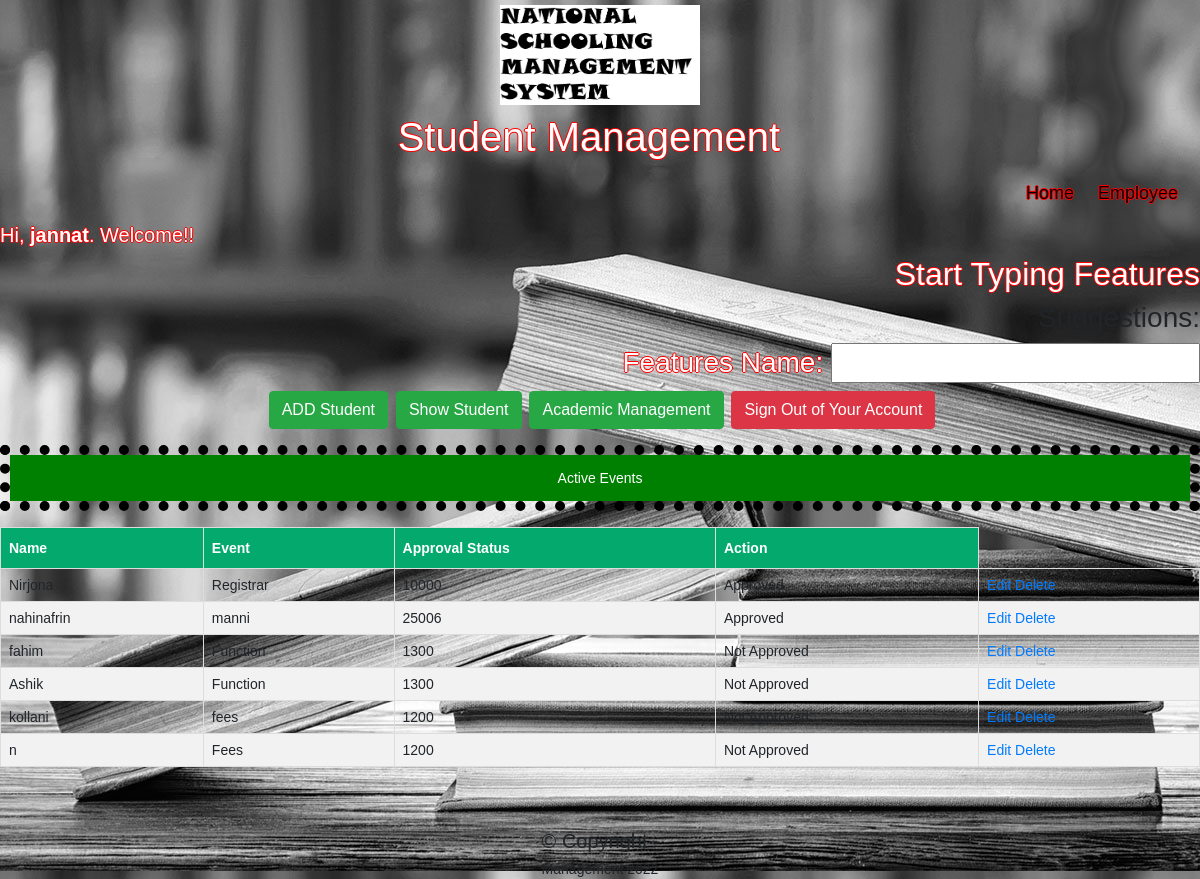
Page /mvc/view/profile.php (signed in) on the earlier database version.
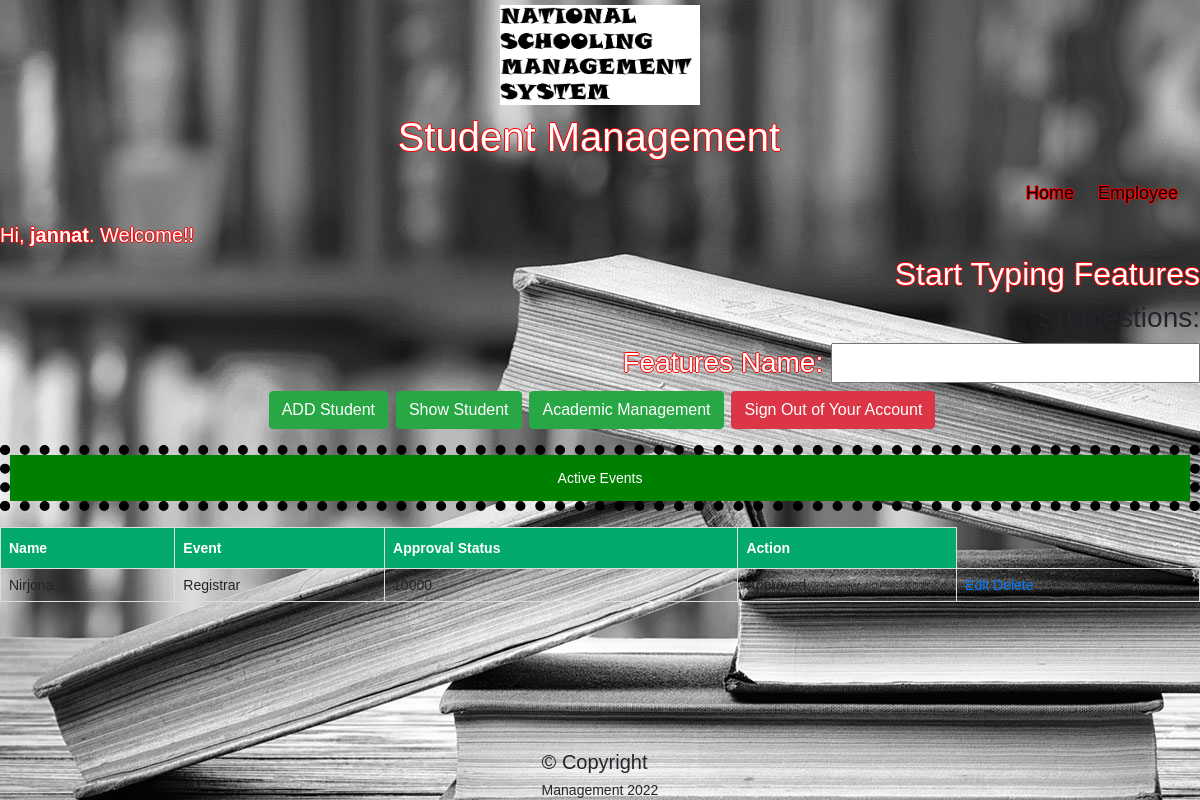
Same page on the later database version.
### tables this page shows
CREATE TABLE `events` (
  `id` int(11) NOT NULL,
  `client_name` varchar(50) NOT NULL,
  `event_name` varchar(255) NOT NULL,
  `price` varchar(255) NOT NULL,
  `approval_status` tinyint(1) NOT NULL
);

### mvc/model/model.php (called while the page is built, shortened)
<?php
function showAllEvent(){
 $conn = db_conn();
    $selectQuery = 'SELECT * FROM `events` ';
    try{
        $stmt = $conn->query($selectQuery);
    }catch(PDOException $e){
        echo $e->getMessage();
    }
    $rows = $stmt->fetchAll(PDO::FETCH_ASSOC);
    return $rows;
}

### mvc/controller/eventInfo.php (called while the page is built, shortened)
<?php
require_once ('../model/model.php');
function fetchAllEvent(){
	return showAllEvent();
}

### mvc/view/profile.php (the view, shortened to what this page needs)
<!DOCTYPE html>
<html>
<body>
<?php include ("header.php"); ?>
<h1 class = "textWhite" style="font-family: Arial, Helvetica, sans-serif;
  font-size: 20px ;">Hi, <b><?php echo htmlspecialchars($_SESSION["username"]); ?></b>. Welcome!!</h1>
<div style="text-align : center;">
<h2 align='right' class = "textWhite" >Start Typing Features</h2>
<h3 align='right'>Suggestions: <span id="txtHint"></span><h3/>
<h3 align='right'class = "textWhite" >Features Name: <input type="text" id="txt1" onkeyup="showHint(this.value)"></h3>
</div>
</body>
</html>
<?php
require_once '../controller/eventInfo.php';
$events = fetchAllEvent();
?>
<!DOCTYPE html>
<html lang="en">
<head>
    <link rel="stylesheet" href="https://stackpath.bootstrapcdn.com/bootstrap/4.5.2/css/bootstrap.min.css">
</head>
<body>
    <p align='center'>
        <a href="../View/Registrar/addstudents.php" class="btn btn-success ml-1">ADD Student</a>
        <a href="../View/Registrar/students.php" class="btn btn-success ml-1">Show Student</a>
        <a href="../view/Registrar/ardm.php" class="btn btn-success ml-1">Academic Management</a>
        <a href="../controller/logout.php" class="btn btn-danger ml-1">Sign Out of Your Account</a>
    <p style="color:white;text-align:center; border: 10px dotted black;
  padding: 15px;
  background: green;
  background-clip: padding-box;">
        Active Events
    </p>
    <table id="customers">
    <thead>
        <tr>
            <th>Name</th>
             <th>Event</th>
            <th>Approval Status</th>
            <th>Action</th>
        </tr>
    </thead>
    <tbody>
        <?php foreach ($events as $i => $event): ?>
            <tr>
                <td><?php echo $event['client_name'] ?></td>
                <td><?php echo $event['event_name'] ?></td>
                <td><?php echo $event['price'] ?></td>
                <td><?php if ($event['approval_status'] == 0) {
                 echo "Not Approved";
                }
                else {
                echo "Approved";
                } ?></td>
                <td><a href="editEvent.php?id=<?php echo $event['id'] ?>">Edit</a>&nbsp<a href="../controller/deleteEvent.php?id=<?php echo $event['id'] ?>" onclick="return confirm('Are you sure want to delete this ?')">Delete</a></td>
            </tr>
        <?php endforeach; ?>
    </tbody>
</table>
    <br>
    <br>
    <br>
    <br>
    <br>
    <br>
    </p>
</body>
</html>
<?php
include ("../view/footer.php");
?>

### mvc/view/header.php (shortened to what this page needs)
<!DOCTYPE html>
<html>
<head>
</head>
<body>
<div class="header">
  <div class="header-left">
  <img src='../upload/LOGO.jpg' alt='Site Logo' class="center" width="200" height="100" align="center">
  </div>
    <h1 class="textWhite" align = 'center'> Student Management &nbsp; </h1>
  <div class="header-right">
    <a href="../view/home.php" class="textWhite">Home</a>
    <a href="../view/login.php" class="textWhite"> Employee </a>
  </div>
</div>
</body>
</html>

### mvc/view/footer.php (shortened to what this page needs)
<!DOCTYPE html>
<html>
<html lang="en">
<head>
    <link rel="stylesheet" href="https://stackpath.bootstrapcdn.com/bootstrap/4.5.2/css/bootstrap.min.css">
</head>
<body>
<footer>
  <div class="header-left">
  <h5 style="text-align:left">© Copyright</h5>
    <p> Management 2022</p>
  </div>
</footer>
</body>
</html>

### mvc/view/header.php (style rules this page uses)
* { box-sizing: border-box; }
body { margin: 0; font-family: Arial, Helvetica, sans-serif; }
.header { overflow: hidden; background-color: transparent; padding: 5px 10px; }
.header a { float: left; color: black; text-align: center; padding: 12px; text-decoration: none; font-size: 18px; line-height: 25px; border-radius: 4px; }
.center { display: block; margin-left: auto; margin-right: auto; }
.header-right { float: right; }

### mvc/view/profile.php (style rules this page uses)
.textWhite { color:white;text-shadow: -1px 0px 0px red, 1px 0px 0px red, 0px -1px 0px red, 0px 1px 0px red;color: white }
body { font: 14px sans-serif; background-image: url('../upload/Library.jpg'); }
#customers { font-family: Arial, Helvetica, sans-serif; font-size: 20px border-collapse: collapse; width: 100%; }
#customers td, #customers th { border: 1px solid #ddd; padding: 8px; }
#customers th { padding-top: 12px; padding-bottom: 12px; text-align: left; background-color: #04AA6D; color: white; }
#customers tr:nth-child(even) { background-color: #f2f2f2; }

### mvc/view/footer.php (style rules this page uses)
body { font: 14px sans-serif; }
footer { background-color: transparent; margin-top: -0.5em; padding: 2em; position: fixed; left: 50%; transform:translateX(-50%); bottom: -3em; }

Differences in the rows shown:
removed events: client_name "nahinafrin", event_name "manni", price "25006", approval_status "Approved"
removed events: client_name "fahim", event_name "Function", price "1300", approval_status "Not Approved"
removed events: client_name "Ashik", event_name "Function", price "1300", approval_status "Not Approved"
removed events: client_name "kollani", event_name "fees", price "1200", approval_status "Not Approved"
removed events: client_name "n", event_name "Fees", price "1200", approval_status "Not Approved"
